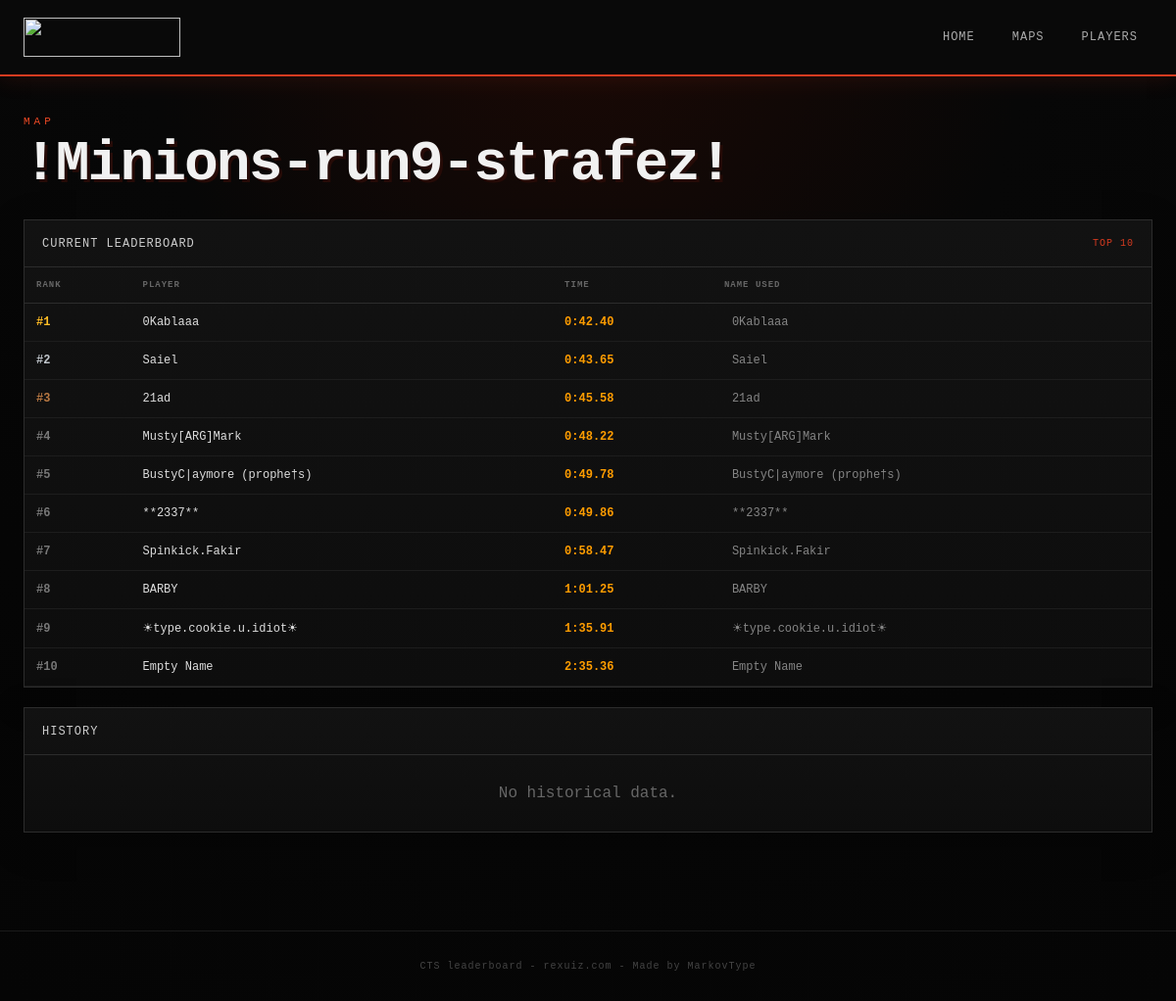
Page /map/1 on the committed database.
### tables this page shows
CREATE TABLE maps (
            id INTEGER PRIMARY KEY AUTOINCREMENT,
            name TEXT NOT NULL UNIQUE
        );

CREATE TABLE players (
            id INTEGER PRIMARY KEY AUTOINCREMENT,
            canonical_name TEXT NOT NULL UNIQUE
        );

CREATE TABLE player_aliases (
            id INTEGER PRIMARY KEY AUTOINCREMENT,
            player_id INTEGER NOT NULL,
            name TEXT NOT NULL UNIQUE,
            first_seen TEXT,
            last_seen TEXT,

            FOREIGN KEY (player_id)
                REFERENCES players(id)
                ON DELETE CASCADE
        );

### website/app.py (the view)
@app.route("/map/<int:map_id>")
def map_page(map_id):
    map_row = query_one(
        """
        SELECT id, name
        FROM maps
        WHERE id = ?
        """,
        (map_id,)
    )
    if not map_row:
        abort(404)
    current_records = query_all(
        """
        SELECT
            r.rank,
            r.time_text,
            r.time_seconds,

            p.id AS player_id,
            p.canonical_name AS player_name,

            pa.name AS name_used

        FROM records r

        JOIN player_aliases pa
            ON pa.id = r.player_alias_id

        JOIN players p
            ON p.id = pa.player_id

        WHERE r.map_id = ?

          AND r.scrape_id = (
              SELECT MAX(id)
              FROM scrapes
          )

        ORDER BY r.rank
        """,
        (map_id,)
    )
    history = query_all(
    """
    SELECT
        c.time_seconds,
        c.time_text,
        s.scraped_at,

        p.id AS player_id,
        p.canonical_name AS player_name

    FROM top1_changes c

    JOIN scrapes s
        ON s.id = c.scrape_id

    JOIN player_aliases pa
        ON pa.id = c.player_alias_id

    JOIN players p
        ON p.id = pa.player_id

    WHERE c.map_id = ?

    ORDER BY c.id
    """,
    (map_id,)
)
    chart = make_record_history_svg(
        history
    )
    return render_template(
        "map.html",
        map=map_row,
        records=current_records,
        history=history,
        chart=chart,
        format_time=format_time,
    )

### website/app.py (called while the page is built, shortened)
def get_db():
    if not DATABASE.exists():
        raise RuntimeError(
            f"Database not found: {DATABASE}"
        )
    conn = sqlite3.connect(
        DATABASE
    )
    conn.row_factory = sqlite3.Row
    return conn

def query_one(sql, params=()):
    conn = get_db()
    try:
        return conn.execute(
            sql,
            params
        ).fetchone()
    finally:
        conn.close()

def query_all(sql, params=()):
    conn = get_db()
    try:
        return conn.execute(
            sql,
            params
        ).fetchall()
    finally:
        conn.close()

def make_record_history_svg(history):
    width = 900
    height = 320
    if not history:
        return ""

### website/templates/map.html (shortened to what this page needs)
{% extends "base.html" %}
{% block content %}
<div class="page-heading">
    <div class="eyebrow">
        MAP
    </div>
    <h1 class="map-title">
        {{ map.name }}
    </h1>
</div>
<section class="panel">
    <div class="panel-title">
        <span>CURRENT LEADERBOARD</span>
        <span class="panel-mark">TOP 10</span>
    </div>
    {% if records %}
    <div class="table-wrap">
        <table class="leaderboard">
            <thead>
                <tr>
                    <th>RANK</th>
                    <th>PLAYER</th>
                    <th>TIME</th>
                    <th>NAME USED</th>
                </tr>
            </thead>
            <tbody>
            {% for record in records %}
                <tr
                    class="
                    {% if record.rank == 1 %}
                        first-place
                    {% elif record.rank == 2 %}
                        second-place
                    {% elif record.rank == 3 %}
                        third-place
                    {% endif %}
                    "
                >
                    <td class="rank">
                        #{{ record.rank }}
                    </td>
                    <td>
                        <a
                            class="player-link"
                            href="/player/{{ record.player_id }}"
                        >
                            {{ record.player_name }}
                        </a>
                    </td>
                    <td class="time">
                        {{ record.time_text }}
                    </td>
                    <td class="muted">
                        {{ record.name_used }}
                    </td>
                </tr>
            {% endfor %}
            </tbody>
        </table>
    </div>
    {% else %}
    <div class="empty">
        This map has no recorded times.
    </div>
    {% endif %}
</section>
<section class="panel">
    <div class="panel-title">
        <span>HISTORY</span>
    </div>
    {% if history %}
    <div class="table-wrap">
        <table>
            <thead>
                <tr>
                    <th>DATE</th>
                    <th>PLAYER</th>
                    <th>TIME</th>
                </tr>
            </thead>
            <tbody>
            {% for row in history %}
                <tr>
                    <td>
                        {{ row.scraped_at[:10] }}
                    </td>
                    <td>
                        <a
                            class="player-link"
                            href="/player/{{ row.player_id }}"
                        >
                            {{ row.player_name }}
                        </a>
                    </td>
                    <td class="time">
                        {{ row.time_text }}
                    </td>
                </tr>
            {% endfor %}
            </tbody>
        </table>
    </div>
    {% else %}
    <div class="empty">
        No historical data.
    </div>
    {% endif %}
</section>
{% endblock %}

### website/static/css/style.css (style rules this page uses)
:root { --bg: #070707; --panel: #101010; --panel2: #151515; --border: #2c2c2c; --red: #d63b20; --red-bright: #f04a25; --orange: #ff9d00; --gold: #ffbd25; --silver: #bfc4ca; --bronze: #b87842; --text: #e5e5e5; --muted: #858585; --max-width: 1400px; }
* { box-sizing: border-box; }
html { background: var(--bg); }
body { margin: 0; background: radial-gradient( circle at top, #1b0905 0, #070707 38%, #050505 100% ); color: var(--text); font-family: "Courier New", Courier, monospace; min-height: 100vh; }
a { color: inherit; text-decoration: none; }
.eyebrow { color: var(--red-bright); font-size: 11px; letter-spacing: 4px; margin-bottom: 12px; }
.hero h1, .page-heading h1 { margin: 0; color: #f1f1f1; font-size: clamp( 38px, 7vw, 78px ); line-height: 0.9; letter-spacing: -3px; text-shadow: 3px 3px 0 #260b07; }
.panel { background: linear-gradient( 180deg, #121212, #0d0d0d ); border: 1px solid var(--border); margin-bottom: 20px; box-shadow: 0 10px 35px rgba(0,0,0,.25); }
.panel-title { min-height: 48px; display: flex; align-items: center; justify-content: space-between; padding: 0 18px; border-bottom: 1px solid var(--border); color: #ccc; font-size: 12px; letter-spacing: 1px; }
.panel-mark { color: var(--red); font-size: 10px; }
.muted { color: var(--muted); padding-left: 20px; }
.table-wrap { overflow-x: auto; }
table { width: 100%; border-collapse: collapse; font-size: 12px; }
th { color: #666; text-align: left; font-size: 9px; letter-spacing: 1px; padding: 13px 12px; border-bottom: 1px solid var(--border); white-space: nowrap; }
td { padding: 12px; border-bottom: 1px solid #1d1d1d; white-space: nowrap; }
.rank { color: #777; font-weight: bold; }
.first-place .rank { color: var(--gold); }
.second-place .rank { color: var(--silver); }
.third-place .rank { color: var(--bronze); }
.time, .total { color: var(--orange); font-weight: bold; }
.player-link { color: #ddd; }
.page-heading { margin-bottom: 30px; }
.page-heading h1 { font-size: clamp( 32px, 5vw, 58px ); letter-spacing: -2px; }
.map-title { overflow-wrap: anywhere; }
.empty { padding: 30px; color: #666; text-align: center; }

### rows in the picture
maps: name "!Minions-run9-strafez!"
players: rank "1", player_name "0Kablaaa", time_text "0:42.40", name_used "0Kablaaa"
players: rank "2", player_name "Saiel", time_text "0:43.65", name_used "Saiel"
players: rank "3", player_name "21ad", time_text "0:45.58", name_used "21ad"
players: rank "4", player_name "Musty[ARG]Mark", time_text "0:48.22", name_used "Musty[ARG]Mark"
players: rank "5", player_name "BustyC|aymore (prophe†s)", time_text "0:49.78", name_used "BustyC|aymore (prophe†s)"
players: rank "6", player_name "**2337**", time_text "0:49.86", name_used "**2337**"
players: rank "7", player_name "Spinkick.Fakir", time_text "0:58.47", name_used "Spinkick.Fakir"
players: rank "8", player_name "BARBY", time_text "1:01.25", name_used "BARBY"
players: rank "9", player_name "☀type.cookie.u.idiot☀", time_text "1:35.91", name_used "☀type.cookie.u.idiot☀"
players: rank "10", player_name "Empty Name", time_text "2:35.36", name_used "Empty Name"
